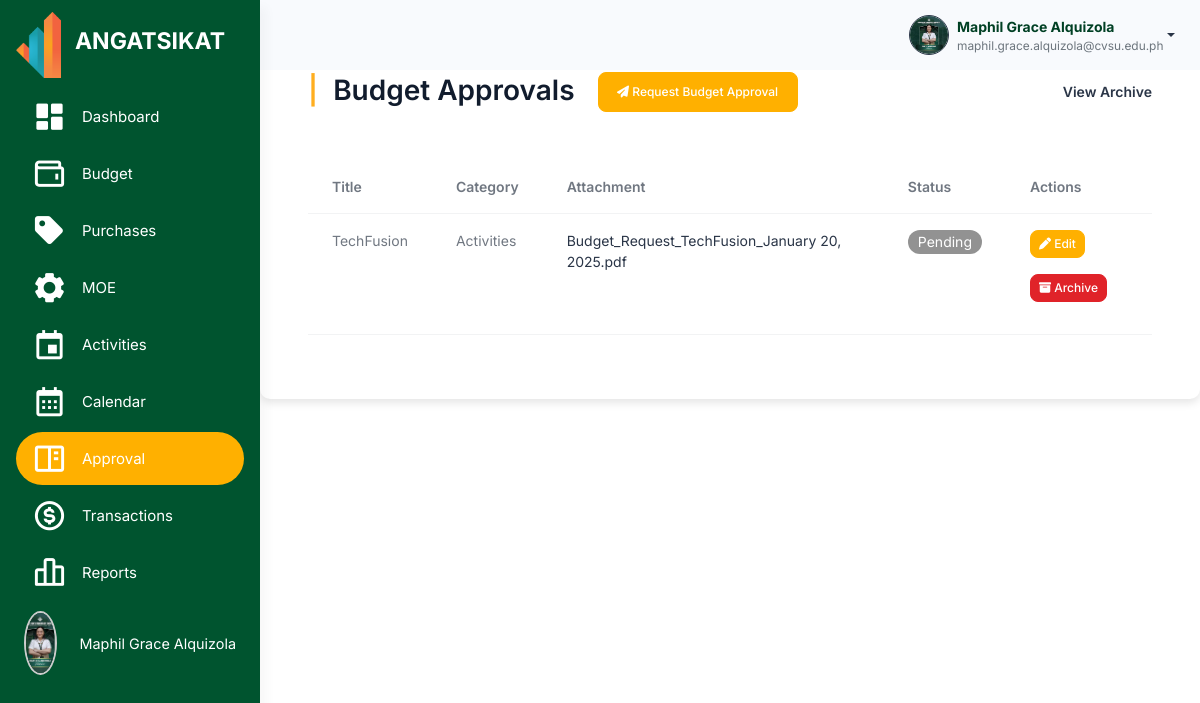
Before: /src/budget_management/budget_approval_table.php (signed in) with the older database file.
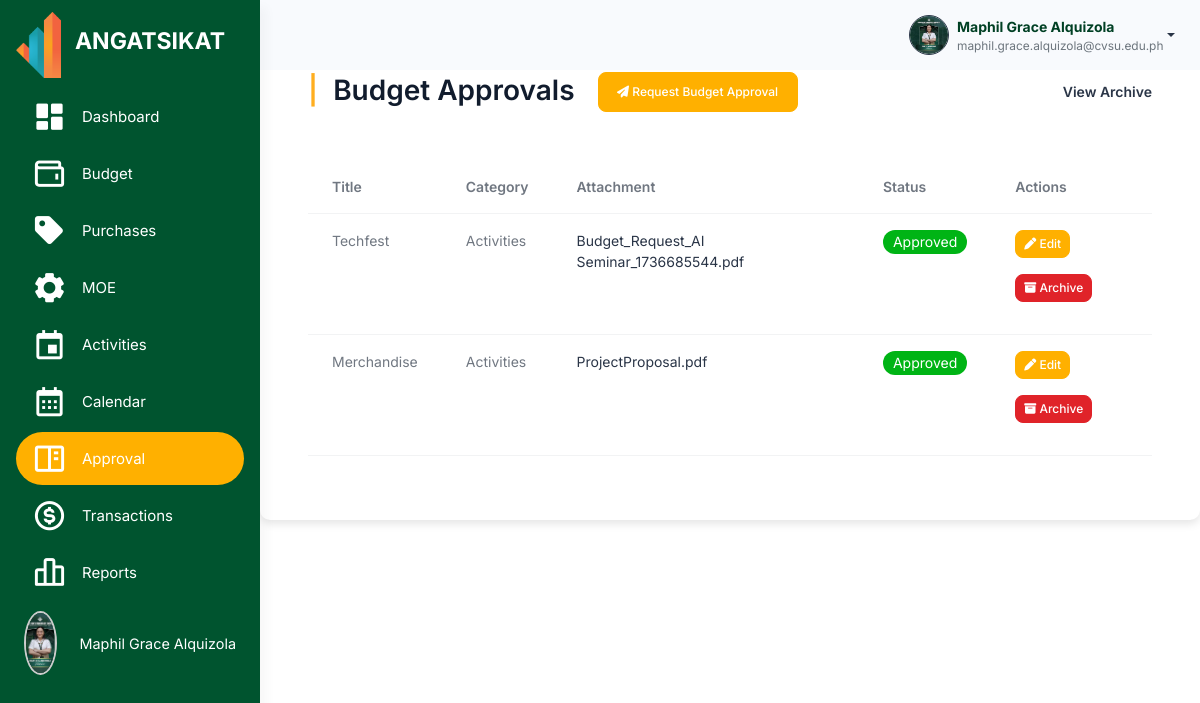
After: the same page with the newer database file.
### tables this page shows
CREATE TABLE `budget_approvals` (
  `approval_id` int(11) NOT NULL,
  `organization_id` int(11) NOT NULL,
  `title` varchar(255) NOT NULL,
  `category` enum('Activities','Purchases','Maintenance') NOT NULL,
  `attachment` varchar(255) NOT NULL,
  `created_at` timestamp NOT NULL DEFAULT current_timestamp(),
  `created_by` int(11) NOT NULL,
  `status` enum('Pending','Approved','Disapproved') DEFAULT 'Pending',
  `archived` tinyint(4) NOT NULL DEFAULT 0
);

### src/organization_query.php (called while the page is built, shortened)
<?php
$organization_id =  $_SESSION['organization_id'];
?>

### src/budget_management/budget_approval_table.php (the view, shortened to what the changed rows need)
<?php
include '../connection.php';
include '../organization_query.php';
?>
<!DOCTYPE html>
<html lang="en">
<head>
    <link rel="stylesheet" href="../assets/css/styles.min.css" />
    <link rel="stylesheet" href="../budget_management/css/budget.css" />
    <link rel="stylesheet" href="css/activities.css" />
    <link href="https://unpkg.com/boxicons@2.1.4/css/boxicons.min.css" rel="stylesheet" />
    <link rel="stylesheet" href="https://cdnjs.cloudflare.com/ajax/libs/font-awesome/6.6.0/css/all.min.css">
    <link rel="stylesheet" href="https://cdn.datatables.net/2.1.7/css/dataTables.bootstrap.min.css" />
</head>
<body>
    <div class="page-wrapper" id="main-wrapper" data-layout="vertical" data-navbarbg="skin6" data-sidebartype="full"
        data-sidebar-position="fixed" data-header-position="fixed">
        <div class="body-wrapper">
            <div class="container mt-4 p-5">
                <h2 class="mb-4 d-flex align-items-center justify-content-between">
                    <div>
                        <span class="text-warning fw-bold me-2">|</span> Budget Approvals
                        <button type="button" class="btn btn-primary ms-3" data-bs-toggle="modal"
                            data-bs-target="#budgetApprovalModal"
                            style="height: 40px; width: 200px; border-radius: 8px; font-size: 12px;">
                            <i class="fa-solid fa-paper-plane"></i> Request Budget Approval
                        </button>
                    </div>
                    <a href="budget_approvals_archive.php" class="text-gray text-decoration-none fw-bold"
                        style="font-size: 14px;">
                        View Archive
                    </a>
                </h2>
                <div class="table-responsive" style="max-height: 400px;">
                    <table id="budgetApprovalsTable" class="table mt-4">
                        <thead>
                            <tr>
                                <th>Title</th>
                                <th>Category</th>
                                <th>Attachment</th>
                                <th>Status</th>
                                <th>Actions</th>
                            </tr>
                        </thead>
                        <tbody>
                            <?php
                            $approvalsQuery = "SELECT * FROM budget_approvals WHERE organization_id = $organization_id AND archived = 0";
                            $approvalsResult = mysqli_query($conn, $approvalsQuery);
                            while ($row = mysqli_fetch_assoc($approvalsResult)) {
                                ?>
                                <tr>
                                    <td><?php echo $row['title']; ?></td>
                                    <td><?php echo ucfirst($row['category']); ?></td>
                                    <td>
                                        <a href="uploads/<?php echo $row['attachment']; ?>"
                                        class='link-offset-2 link-underline link-underline-opacity-0' target="_blank">
                                            <?php echo $row['attachment']; ?>
                                        </a>
                                    </td>
                                    <td>
                                        <?php
                                        if ($row['status'] == 'Pending') {
                                            echo "<span class='badge rounded-pill pending'>";
                                        } elseif ($row['status'] == 'Approved') {
                                            echo "<span class='badge rounded-pill approved'>";
                                        } elseif ($row['status'] == 'Disapproved') {
                                            echo "<span class='badge rounded-pill disapproved'>";
                                        }
                                        echo ucfirst($row['status']);
                                        ?>
                                        </span>
                                    </td>
                                    <td>
                                        <button class='btn btn-primary btn-sm edit-btn mb-3' data-bs-toggle='modal'
                                                data-bs-target='#editBudgetApprovalModal'
                                                data-id="<?php echo $row['approval_id']; ?>">
                                            <i class='fa-solid fa-pen'></i> Edit
                                        </button>
                                        <button class='btn btn-danger btn-sm archive-btn mb-3'
                                                data-id="<?php echo $row['approval_id']; ?>">
                                            <i class='fa-solid fa-box-archive'></i> Archive
                                        </button>
                                    </td>
                                </tr>
                                <?php
                            }
                            ?>
                        </tbody>
                    </table>
                </div>
            </div>
        </div>
    </div>
</body>
</html>

Changed rows visible on the page:
removed budget_approvals: title "TechFusion", category "Activities", attachment "Budget_Request_TechFusion_January 20, 2025.pdf", status "Pending"
added budget_approvals: title "Techfest", category "Activities", attachment "Budget_Request_AI Seminar_1736685544.pdf", status "Approved"
added budget_approvals: title "Merchandise", category "Activities", attachment "ProjectProposal.pdf", status "Approved"
